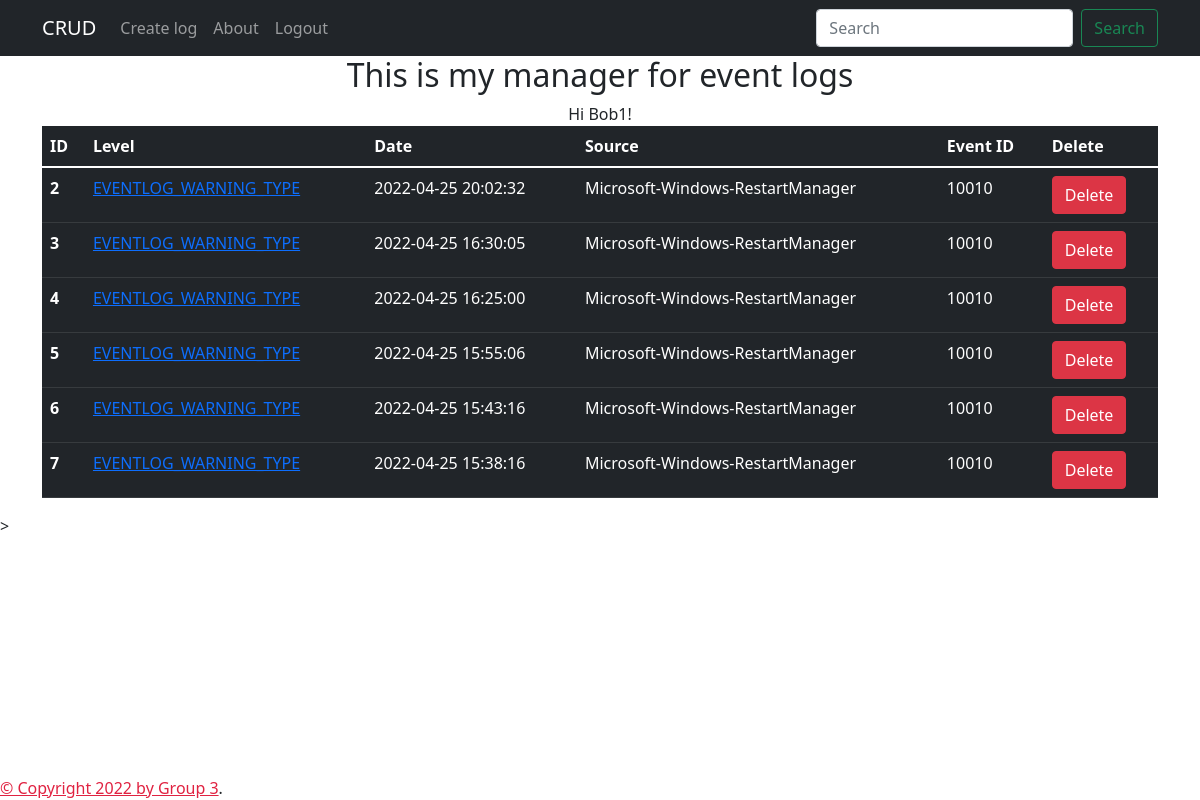
Page / (signed in) on the earlier database version.
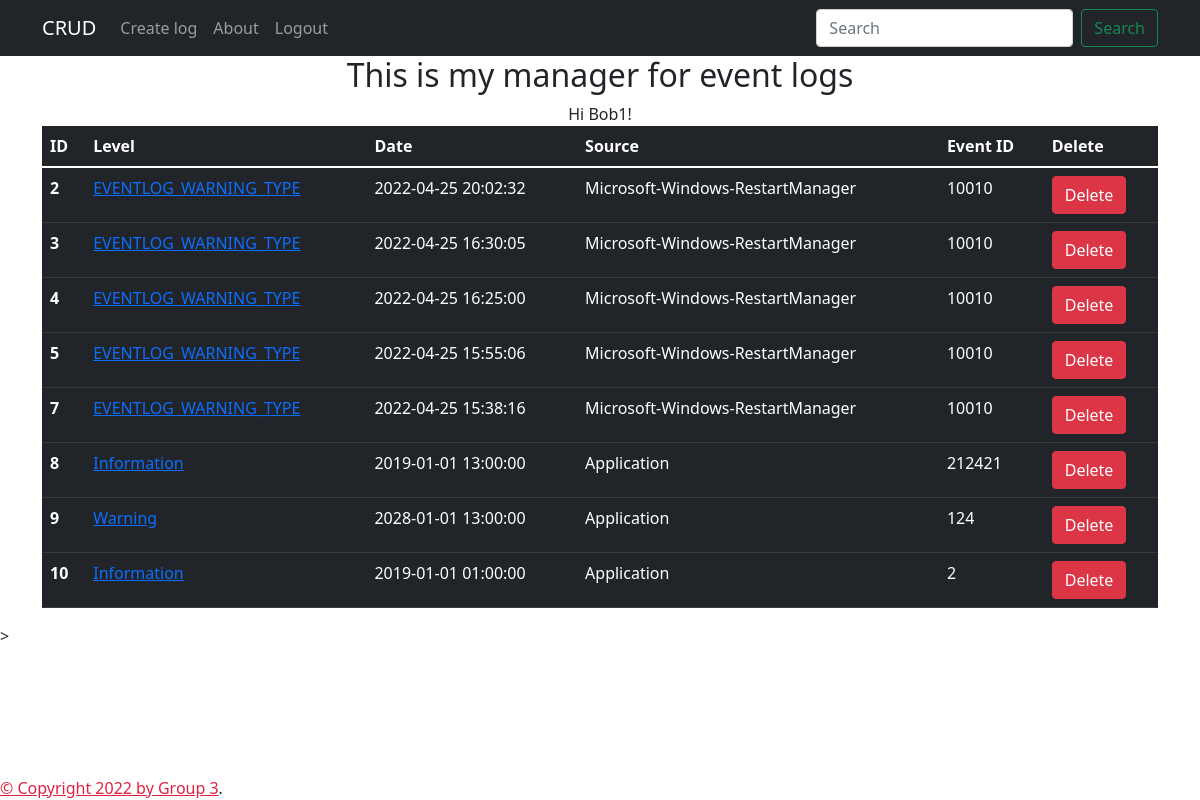
Same page on the later database version.
### models.py (models this page shows, shortened)
class User(db.Model, UserMixin):
    __tablename__ = "user"
    id = db.Column(db.Integer, primary_key=True)
    username = db.Column(db.String(80), unique=True, nullable=False)
    password = db.Column(db.String(300), nullable=False, unique=True)

class Events_model(db.Model):
    __tablename__ = 'event_errors'
    id = db.Column(db.Integer, primary_key=True)
    level = db.Column(db.String(80))
    date_time = db.Column(db.DateTime, default=datetime.utcnow)
    source = db.Column(db.String(80))
    event_id = db.Column(db.Integer())

### app.py (the view)
@app.route('/')
@login_required
def home():
    application_logs = Events_model.query.all()
    return render_template('index.html', application_logs=application_logs, name = current_user), 200

### app.py (called while the page is built)
@login_manager.user_loader
def load_user(user_id):
    return User.query.get(int(user_id))

### templates/index.html (shortened to what this page needs)
{% extends "base.html" %}
{% block content %}
<div class="container" style="text-align: center;width: 100%;">
    <h2> This is my manager for event logs</h2>
     Hi {{ current_user.username }}!
</div>
<div class = "container">
      <table class="table table-dark">
        <thead>
          <tr>
            <th scope="col">ID</th>
            <th scope="col">Level</th>
            <th scope="col">Date</th>
            <th scope="col">Source</th>
            <th scope="col">Event ID</th>
            <th scope="col">Delete</th>
          </tr>
        </thead>
        <tbody>
            {% for application_log in application_logs %}
        <a href="#">
          <tr>
            <th scope="row">{{application_log.id}}</th>
            <td><a href='/data/{{application_log.id}}/update'>{{application_log.level}}</a></td>
            <td>{{application_log.date_time}}</td>
            <td>{{application_log.source}}</td>
            <td>{{application_log.event_id}}</td>
            <td><a href='/data/{{application_log.id}}/delete' onclick="return confirm('Are you sure you want to delete this item?');" type="button" class="btn btn-danger">Delete</a></td>
          </tr>
        </a>
          {% endfor %}
        </tbody>
      </table>
</div>>
{% endblock %}

### templates/base.html (shortened to what this page needs)
<!doctype html>
<html>
  <head>
    {% block head %}
    <link href="https://cdn.jsdelivr.net/npm/bootstrap@5.1.3/dist/css/bootstrap.min.css" rel="stylesheet">
    {% endblock %}
  </head>
  <body style="background: url('https://source.unsplash.com/twukN12EN7c/1920x1080') no-repeat center center fixed;
  -webkit-background-size: cover;
  -moz-background-size: cover;
  background-size: cover;
  -o-background-size: cover;" >
    <div id="header">{% include 'header.html' %} </div>
    <div id="content">{% block content %}{% endblock %}</div>
    <div class="footer fixed-bottom">
      {% block footer %}
      <a style="color: rgb(224, 34, 65);" href="/about"> &copy; Copyright 2022 by Group 3</a>.
      {% endblock %}
    </div>
  </body>
</html>

### templates/header.html (shortened to what this page needs)
<nav class="navbar navbar-expand-lg navbar-dark bg-dark" aria-label="Eighth navbar example">
    <div class="container">
      <a class="navbar-brand" href="/">CRUD</a>
      <div class="collapse navbar-collapse" id="navbarsExample07">
        <ul class="navbar-nav me-auto mb-2 mb-lg-0">
          <li class="nav-item">
            <a class="nav-link" href="/create">Create log</a>
          </li>
        </ul>
      <div class="collapse navbar-collapse" id="navbarsExample07">
        <ul class="navbar-nav me-auto mb-2 mb-lg-0">
          <li class="nav-item">
            <a class="nav-link" href="/about">About</a>
          </li>
        </ul>
        <div class="collapse navbar-collapse" id="navbarsExample">
          <ul class="navbar-nav me-auto mb-2 mb-lg-0">
            <li class="nav-item">
              {% if current_user.username %}
              <a class="nav-link" href="/logout">Logout</a>
              {% else %}
              <a class="nav-link" href="/login">Login</a>
              {% endif %}
            </li>
          </ul>
        <form class="form-inline my-2 my-lg-0" action="/search" method="POST">
            <div class="d-flex flex-row">
            <input class="form-control mx-2" type="search" placeholder="Search" name="id" aria-label="Search">
            <button class="btn btn-outline-success ml-2 my-sm-0" type="submit">Search</button>
        </div>
        </form>
      </div>
    </div>
  </nav>

Differences in the rows shown:
removed Events_model: id "6", level "EVENTLOG_WARNING_TYPE", date_time "2022-04-25 15:43:16", source "Microsoft-Windows-RestartManager", event_id "10010"
added Events_model: id "8", level "Information", date_time "2019-01-01 13:00:00", source "Application", event_id "212421"
added Events_model: id "9", level "Warning", date_time "2028-01-01 13:00:00", source "Application", event_id "124"
added Events_model: id "10", level "Information", date_time "2019-01-01 01:00:00", source "Application", event_id "2"
